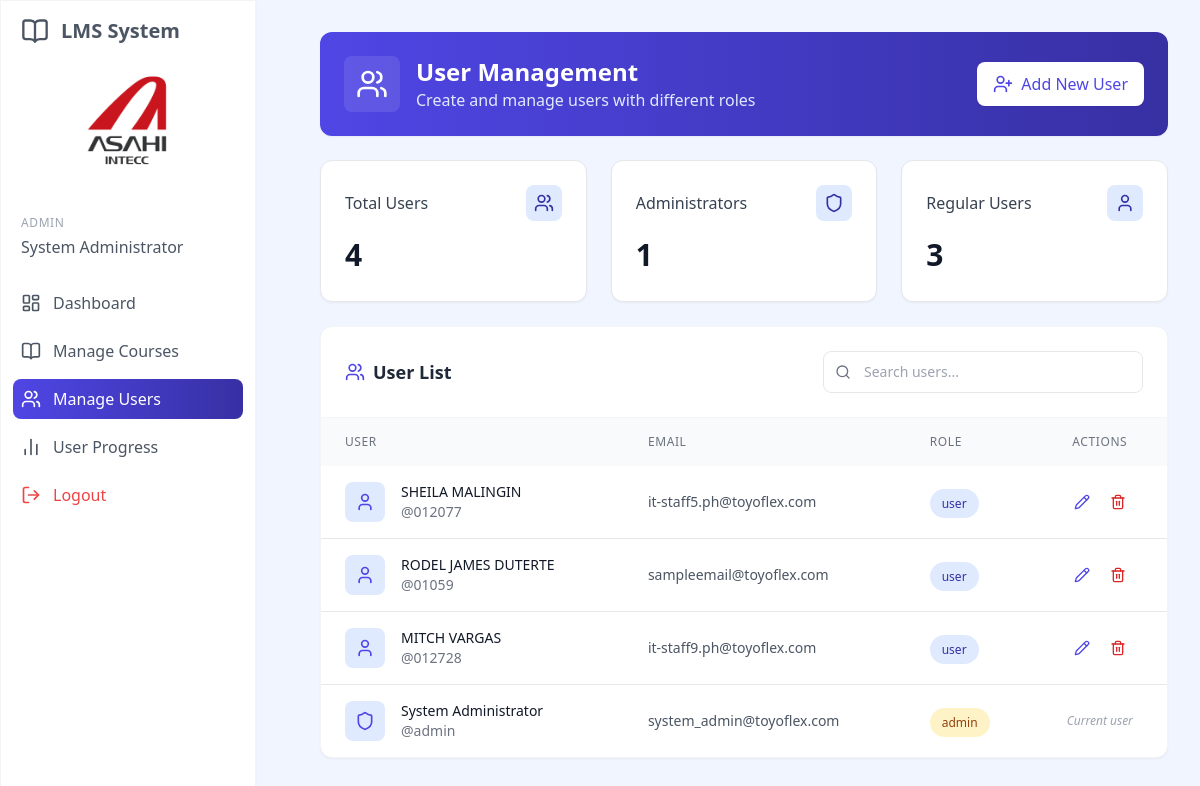
/manage_users.php (signed in), run on an earlier commit of the app's database.
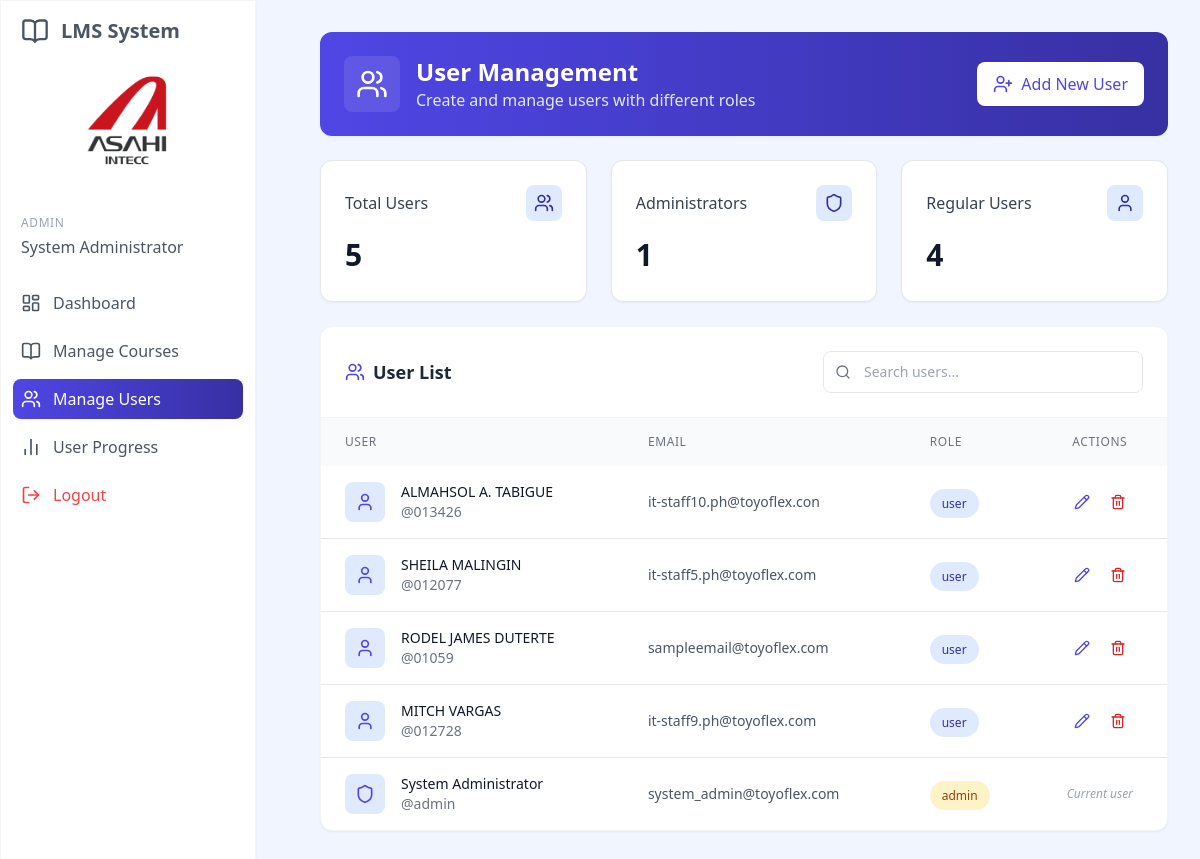
And on a later commit of the database.
### tables this page shows
CREATE TABLE `users` (
  `id` int(11) NOT NULL,
  `username` varchar(50) NOT NULL,
  `full_name` varchar(100) NOT NULL,
  `password` varchar(255) NOT NULL,
  `email` varchar(100) NOT NULL,
  `role` enum('admin','user') DEFAULT 'user',
  `created_at` timestamp NULL DEFAULT current_timestamp(),
  `updated_at` timestamp NULL DEFAULT current_timestamp() ON UPDATE current_timestamp(),
  `active` int(1) NOT NULL
);

### web/manage_users.php (the view, shortened to what the changed rows need)
<?php
require_once '../config.php';
$search = $_GET['search'] ?? '';
$query = "SELECT id, username, full_name, email, role, created_at
          FROM users
          WHERE (username LIKE ? OR full_name LIKE ? OR email LIKE ?)
          ORDER BY created_at DESC";
$search_param = "%$search%";
$stmt = $conn->prepare($query);
$stmt->bind_param("sss", $search_param, $search_param, $search_param);
$stmt->execute();
$users = $stmt->get_result()->fetch_all(MYSQLI_ASSOC);
include 'includes/header.php';
?>
<!DOCTYPE html>
<html lang="en">
<head>
</head>
<body class="bg-blue-50">
    <div class="p-8 sm:ml-72">
        <div class="container mx-auto">
            <div class="bg-gradient-to-r from-blue-600 to-blue-800 rounded-xl p-6 mb-6 flex justify-between items-center shadow-sm">
                <div class="flex items-center">
                    <div>
                        <h1 class="text-2xl font-bold text-white">User Management</h1>
                    </div>
                </div>
            </div>
            <div class="grid grid-cols-1 md:grid-cols-3 gap-6 mb-6">
                <div class="bg-white rounded-xl shadow-sm p-6 border border-gray-200 hover:shadow-md transition-all duration-300">
                    <div class="flex items-center justify-between mb-4">
                        <h3 class="text-gray-700 font-medium">Total Users</h3>
                        <div class="bg-blue-100 text-blue-800 p-2 rounded-lg">
                        </div>
                    </div>
                    <div class="text-3xl font-bold text-gray-900 mb-1"><?php echo count($users); ?></div>
                </div>
                <div class="bg-white rounded-xl shadow-sm p-6 border border-gray-200 hover:shadow-md transition-all duration-300">
                    <div class="flex items-center justify-between mb-4">
                        <h3 class="text-gray-700 font-medium">Regular Users</h3>
                        <div class="bg-blue-100 text-blue-800 p-2 rounded-lg">
                        </div>
                    </div>
                    <div class="text-3xl font-bold text-gray-900 mb-1">
                        <?php
                        $user_count = 0;
                        foreach ($users as $user) {
                            if ($user['role'] === 'user') {
                                $user_count++;
                            }
                        }
                        echo $user_count;
                        ?>
                    </div>
                </div>
            </div>
            <div class="bg-white rounded-xl shadow-sm border border-gray-100 overflow-hidden">
                <div class="p-6 border-b border-gray-100">
                    <div class="flex flex-col md:flex-row justify-between items-center gap-4">
                        <h2 class="text-lg font-semibold text-gray-800 flex items-center">
                            <i data-lucide="users" class="h-5 w-5 text-blue-600 mr-2"></i>
                            User List
                        </h2>
                    </div>
                </div>
                <div class="overflow-x-auto">
                    <table class="w-full">
                        <thead>
                            <tr class="bg-gray-50 text-left">
                                <th class="px-6 py-4 text-xs font-medium text-gray-500 uppercase tracking-wider">User</th>
                                <th class="px-6 py-4 text-xs font-medium text-gray-500 uppercase tracking-wider">Email</th>
                                <th class="px-6 py-4 text-xs font-medium text-gray-500 uppercase tracking-wider">Role</th>
                                <th class="px-6 py-4 text-xs font-medium text-gray-500 uppercase tracking-wider text-center">Actions</th>
                            </tr>
                        </thead>
                        <tbody class="divide-y divide-gray-200">
                            <?php if (empty($users)): ?>
                                <tr>
                                    <td colspan="4" class="px-6 py-12 text-center">
                                        <div class="flex flex-col items-center justify-center text-gray-500">
                                            <i data-lucide="users-x" class="h-12 w-12 text-gray-300 mb-4"></i>
                                            <h3 class="text-lg font-medium text-gray-900 mb-1">No users found</h3>
                                            <p class="text-gray-500 mb-4">Get started by creating your first user</p>
                                            <button class="px-4 py-2 bg-blue-600 hover:bg-blue-700 text-white rounded-lg flex items-center gap-2 transition text-sm font-medium"
                                                    onclick="showModal('addUserModal')">
                                                <i data-lucide="user-plus" class="h-4 w-4"></i> Add New User
                                            </button>
                                        </div>
                                    </td>
                                </tr>
                            <?php else: ?>
                                <?php foreach ($users as $user): ?>
                                <tr class="hover:bg-blue-50/50 transition-colors">
                                    <td class="px-6 py-4 whitespace-nowrap">
                                        <div class="flex items-center">
                                            <div class="w-10 h-10 flex-shrink-0 bg-blue-100 rounded-lg flex items-center justify-center mr-4">
                                                <i data-lucide="<?php echo $user['role'] === 'admin' ? 'shield' : 'user'; ?>" class="h-5 w-5 text-blue-600"></i>
                                            </div>
                                            <div>
                                                <div class="text-sm font-medium text-gray-900"><?php echo htmlspecialchars($user['full_name']); ?></div>
                                                <div class="text-sm text-gray-500">@<?php echo htmlspecialchars($user['username']); ?></div>
                                            </div>
                                        </div>
                                    </td>
                                    <td class="px-6 py-4 whitespace-nowrap">
                                        <div class="text-sm text-gray-600"><?php echo htmlspecialchars($user['email']); ?></div>
                                    </td>
                                    <td class="px-6 py-4 whitespace-nowrap">
                                        <span class="px-3 py-1.5 text-xs font-medium rounded-full
                                            <?php echo $user['role'] === 'admin' ? 'bg-amber-100 text-amber-800' : 'bg-blue-100 text-blue-800'; ?>">
                                            <?php echo htmlspecialchars($user['role']); ?>
                                        </span>
                                    </td>
                                    <td class="px-6 py-4 whitespace-nowrap text-center">
                                        <div class="flex justify-center items-center space-x-2">
                                            <?php if ($user['id'] != $_SESSION['user_id']): ?>
                                                <button class="p-1.5 text-blue-600 hover:text-blue-800 hover:bg-blue-50 rounded-lg transition-colors"
                                                        onclick="openEditUserModal(<?php echo $user['id']; ?>, '<?php echo htmlspecialchars($user['username']); ?>', '<?php echo htmlspecialchars($user['email']); ?>', '<?php echo htmlspecialchars($user['full_name']); ?>', '<?php echo htmlspecialchars($user['role']); ?>')"
                                                        title="Edit User">
                                                    <i data-lucide="pencil" class="h-4 w-4"></i>
                                                </button>
                                                <button class="p-1.5 text-red-600 hover:text-red-800 hover:bg-red-50 rounded-lg transition-colors"
                                                        onclick="openDeleteUserModal(<?php echo $user['id']; ?>, '<?php echo htmlspecialchars($user['full_name']); ?>')"
                                                        title="Delete User">
                                                    <i data-lucide="trash-2" class="h-4 w-4"></i>
                                                </button>
                                            <?php else: ?>
                                                <span class="text-xs text-gray-400 italic">Current user</span>
                                            <?php endif; ?>
                                        </div>
                                    </td>
                                </tr>
                                <?php endforeach; ?>
                            <?php endif; ?>
                        </tbody>
                    </table>
                </div>
            </div>
        </div>
    </div>
</body>
</html>

What changed in the data, as far as the page shows it:
added users: full_name "ALMAHSOL A. TABIGUE", username "013426", email "it-staff10.ph@toyoflex.con", role "user"
Also different on the page:
count($users): "4" → "5"
$user_count: "3" → "4"
